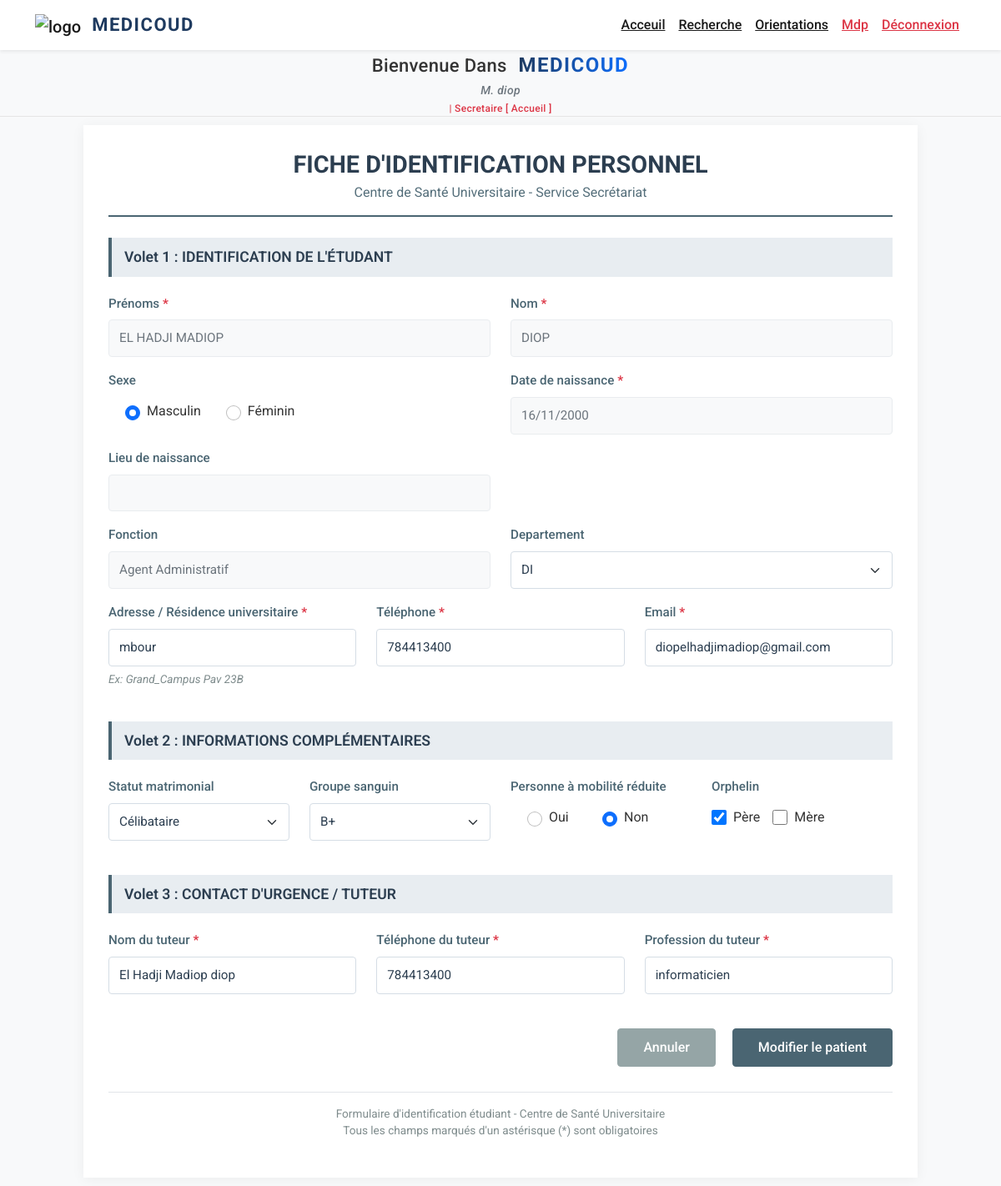
The app's page /profils/secretaire/ajouter_etudiant.php?id=2 (signed in) with its own data.
### tables this page shows
CREATE TABLE IF NOT EXISTS `medical_patients` (
  `id` int NOT NULL AUTO_INCREMENT,
  `type_patient` enum('etudiant','personnel') NOT NULL,
  `numero_identifiant` varchar(50) NOT NULL,
  `nom` varchar(100) NOT NULL,
  `prenom` varchar(150) NOT NULL,
  `date_naissance` date NOT NULL,
  `sexe` varchar(10) DEFAULT NULL,
  `telephone` varchar(20) DEFAULT NULL,
  `email` varchar(150) DEFAULT NULL,
  `adresse` varchar(255) DEFAULT NULL,
  `faculte` varchar(150) DEFAULT NULL,
  `niveau_etude` text,
  `fonction` varchar(150) DEFAULT NULL,
  `service` varchar(150) DEFAULT NULL,
  `statut_matrimonial` varchar(30) DEFAULT NULL,
  `groupe_sanguin` varchar(5) DEFAULT NULL,
  `maladies_chroniques` text,
  `mobilite_reduite` varchar(10) DEFAULT 'Non',
  `orphelin` varchar(50) NOT NULL,
  `contact_urgence_nom` varchar(150) DEFAULT NULL,
  `contact_urgence_telephone` varchar(20) DEFAULT NULL,
  `contact_urgence_profession` varchar(100) DEFAULT NULL,
  `created_at` timestamp NULL DEFAULT CURRENT_TIMESTAMP,
  PRIMARY KEY (`id`),
  UNIQUE KEY `numero_identifiant` (`numero_identifiant`)
);

### traitement/fonction.php (called while the page is built, shortened)
<?php
function allServices($connexion)
{
    $sql = 'SELECT DISTINCT nom, libelle FROM departement ORDER BY nom ASC;';
    $stmt = $connexion->prepare($sql);
    $stmt->execute();
    $result = $stmt->get_result();
    $services = $result->fetch_all(MYSQLI_ASSOC);
    return $services;
}
function getPatientsById($connexion, $id)
{
    $stmt = $connexion->prepare('SELECT * FROM medical_patients WHERE id=?');
    $stmt->bind_param('i', $id);
    $stmt->execute();
    return $stmt->get_result()->fetch_assoc();
}
?>

### profils/secretaire/ajouter_etudiant.php (the view, shortened to what this page needs)
<?php
require_once ('../../traitement/fonction.php');
$donneesApi = null;
$type_patient = null;
$id = $_GET['id'] ?? null;
$patient = null;
if ($id) {
    $patient = getPatientsById($connexion, $id);
    $type_patient = $patient['type_patient'];
}
$services = allServices($connexion);
?>
<!DOCTYPE html>
<html lang="fr">
<?php include_once ('../../head.php'); ?>
<head>
    <link href="https://cdn.jsdelivr.net/npm/bootstrap@5.1.3/dist/css/bootstrap.min.css" rel="stylesheet">
</head>
<body>
    <div class="page-container container">
        <div class="header-section">
            <h1 class="title">
                FICHE D'IDENTIFICATION <?= $type_patient === 'personnel' ? 'PERSONNEL' : 'ÉTUDIANT' ?>
            </h1>
            <p class="subtitle">Centre de Santé Universitaire - Service Secrétariat</p>
        </div>
        <form method="POST" action="" id="identificationForm">
            <div class="section-title">Volet 1 : IDENTIFICATION DE L'ÉTUDANT</div>
            <div class="form-section">
                <div class="row">
                    <div class="col-md-6 mb-3">
                        <label class="form-label required-field">Prénoms</label>
                        <input type="text" class="form-control" name="prenom"
                            value="<?= htmlspecialchars($patient['prenom'] ?? $donneesApi['prenom'] ?? '') ?>" required
                            readonly>
                    </div>
                    <div class="col-md-6 mb-3">
                        <label class="form-label required-field">Nom</label>
                        <input type="text" class="form-control" name="nom"
                            value="<?= htmlspecialchars($patient['nom'] ?? $donneesApi['nom'] ?? '') ?>" required
                            readonly>
                    </div>
                </div>
                <div class="row">
                    <div class="col-md-6 mb-3">
                        <label class="form-label">Sexe</label>
                        <div class="radio-group justify-end">
                            <?php $sexe = $patient['sexe'] ?? $donneesApi['sexe'] ?? ''; ?>
                            <div class="radio-item">
                                <input class="form-check-input" type="radio" name="sexe" id="sexe_m" value="M"
                                    <?= $sexe === 'M' ? 'checked' : '' ?> required>
                                <label class="form-check-label" for="sexe_m">Masculin</label>
                            </div>
                            <div class="radio-item">
                                <input class="form-check-input" type="radio" name="sexe" id="sexe_f" value="F"
                                    <?= $sexe === 'F' ? 'checked' : '' ?>>
                                <label class="form-check-label" for="sexe_f">Féminin</label>
                            </div>
                        </div>
                    </div>
                    <div class="col-md-6 mb-3">
                        <label class="form-label required-field">Date de naissance</label>
                        <?php
                        $date_naissance = $patient['date_naissance']
                            ?? ($type_patient === 'etudiant'
                                ? $donneesApi['date_naissance']
                                : $donneesApi['date_naiss']);
                        ?>
                        <input type="text" class="form-control" name="date_naissance"
                            value="<?= htmlspecialchars(date('d/m/Y', strtotime($date_naissance ?? ''))) ?>" required
                            readonly>
                    </div>
                    <?php if ($type_patient === 'personnel'): ?>
                    <div class="col-md-6 mb-3">
                        <label class="form-label">Lieu de naissance</label>
                        <input type="text" class="form-control"
                            value="<?= htmlspecialchars($donneesApi['lieu_naiss'] ?? '') ?>" readonly>
                    </div>
                    <?php endif; ?>
                </div>
                <div class="row">
                    <?php if ($type_patient === 'etudiant'): ?>
                    <div class="col-md-6 mb-3">
                        <label class="form-label">Faculté</label>
                        <input type="text" class="form-control" name="faculte"
                            value="<?= htmlspecialchars($patient['faculte'] ?? $donneesApi['faculte'] ?? '') ?>"
                            readonly>
                    </div>
                    <div class="col-md-6 mb-3">
                        <label class="form-label">Niveau</label>
                        <input type="text" class="form-control" name="niveau_formation"
                            value="<?= htmlspecialchars($patient['niveau_etude'] ?? $donneesApi['niveau_formation'] ?? '') ?>"
                            readonly>
                    </div>
                    <?php else: ?>
                    <div class="col-md-6 mb-3">
                        <label class="form-label">Fonction</label>
                        <input type="text" class="form-control"
                            value="<?= htmlspecialchars($patient['fonction'] ?? $donneesApi['fonction'] ?? '') ?>"
                            readonly>
                    </div>
                    <div class="col-md-6 mb-3">
                        <label class="form-label">Departement</label>
                        <?php $service_patient = $patient['service'] ?? $donneesApi['service'] ?? ''; ?>
                        <select name="service" class="form-select" required>
                            <?php foreach ($services as $service): ?>
                            <option value="<?= htmlspecialchars($service['libelle']) ?>"
                                <?= $service_patient === $service['libelle'] ? 'selected' : '' ?>>
                                <?= htmlspecialchars($service['nom']) ?>
                            </option>
                            <?php endforeach; ?>
                        </select>
                    </div>
                    <?php endif; ?>
                </div>
                <div class="row">
                    <div class="col-md-4 mb-3">
                        <label class="form-label required-field">Adresse / Résidence universitaire</label>
                        <input type="text" class="form-control" name="adresse_residence"
                            value="<?= htmlspecialchars($patient['adresse'] ?? $donneesApi['adresse'] ?? '') ?>"
                            required>
                        <div class="field-hint">Ex: Grand_Campus Pav 23B</div>
                    </div>
                    <div class="col-md-4 mb-3">
                        <label class="form-label required-field">Téléphone</label>
                        <input type="tel" class="form-control" name="telephone"
                            value="<?= htmlspecialchars($patient['telephone'] ?? $donneesApi['telephone2'] ?? '') ?>"
                            required>
                    </div>
                    <div class="col-md-4 mb-3">
                        <label class="form-label required-field">Email</label>
                        <input type="email" class="form-control" name="email"
                            value="<?= htmlspecialchars($patient['email'] ?? $donneesApi['email_ucad'] ?? '') ?>"
                            required>
                    </div>
                </div>
            </div>
            <div class="section-title">Volet 2 : INFORMATIONS COMPLÉMENTAIRES</div>
            <?php
            $statut = $patient['statut_matrimonial'] ?? '';
            $groupe = $patient['groupe_sanguin'] ?? '';
            $mobilite = $patient['mobilite_reduite'] ?? 'Non';
            $orphelin = $patient['orphelin'] ?? '';
            ?>
            <div class="form-section">
                <div class="row">
                    <div class="col-md-3 mb-3">
                        <label class="form-label">Statut matrimonial</label>
                        <select class="form-select" name="statut_matrimonial">
                            <option value="Célibataire" <?= $statut === 'Célibataire' ? 'selected' : '' ?>>Célibataire
                            </option>
                        </select>
                    </div>
                    <div class="col-md-3 mb-3">
                        <label class="form-label">Groupe sanguin</label>
                        <select class="form-select" name="groupe_sanguin">
                            <option value="B+" <?= $groupe === 'B+' ? 'selected' : '' ?>>B+</option>
                        </select>
                    </div>
                    <div class="col-md-3 mb-3">
                        <label class="form-label">Personne à mobilité réduite</label>
                        <div class="radio-group justify-end">
                            <div class="radio-item">
                                <input class="form-check-input" type="radio" name="mobilite_reduite" id="mobilite_oui"
                                    value="Oui" <?= $mobilite === 'Oui' ? 'checked' : '' ?>>
                                <label class="form-check-label" for="mobilite_oui">Oui</label>
                            </div>
                            <div class="radio-item">
                                <input class="form-check-input" type="radio" name="mobilite_reduite" id="mobilite_non"
                                    value="Non" <?= $mobilite === 'Non' ? 'checked' : '' ?>>
                                <label class="form-check-label" for="mobilite_non">Non</label>
                            </div>
                        </div>
                    </div>
                    <div class="col-md-3 mb-3">
                        <label class="form-label">Orphelin</label>
                        <div class="checkbox-group">
                            <div class="checkbox-item">
                                <input type="checkbox" name="orphelin_pere" id="orphelin_pere" value="1"
                                    <?= strpos($orphelin, 'Père') !== false ? 'checked' : '' ?>>
                                <label for="orphelin_pere">Père</label>
                            </div>
                            <div class="checkbox-item">
                                <input type="checkbox" name="orphelin_mere" id="orphelin_mere" value="1"
                                    <?= strpos($orphelin, 'Mère') !== false ? 'checked' : '' ?>>
                                <label for="orphelin_mere">Mère</label>
                            </div>
                        </div>
                    </div>
                </div>
            </div>
            <div class="section-title">Volet 3 : CONTACT D'URGENCE / TUTEUR</div>
            <?php
            $tuteur_nom = $patient['contact_urgence_nom'] ?? '';
            $tuteur_tel = $patient['contact_urgence_telephone'] ?? '';
            $tuteur_prof = $patient['contact_urgence_profession'] ?? '';
            ?>
            <div class="form-section">
                <div class="row">
                    <div class="col-md-4 mb-3">
                        <label class="form-label required-field">Nom du tuteur</label>
                        <input type="text" class="form-control" name="tuteur_nom" placeholder="Nom complet du tuteur"
                            value="<?= htmlspecialchars($tuteur_nom) ?>" required>
                    </div>
                    <div class="col-md-4 mb-3">
                        <label class="form-label required-field">Téléphone du tuteur</label>
                        <input type="tel" class="form-control" name="tuteur_telephone" placeholder="Numéro de téléphone"
                            value="<?= htmlspecialchars($tuteur_tel) ?>" required>
                    </div>
                    <div class="col-md-4 mb-3">
                        <label class="form-label required-field">Profession du tuteur</label>
                        <input type="text" class="form-control" name="tuteur_profession"
                            placeholder="Profession du tuteur" value="<?= htmlspecialchars($tuteur_prof) ?>" required>
                    </div>
                </div>
            </div>
            <div class="row mt-4">
                <div class="col-12 text-end">
                    <a href="../medecin/recherche.php" class="btn btn-secondary me-3">
                        Annuler
                    </a>
                    <button type="submit" class="btn btn-primary">
                        <?= isset($id) ? 'Modifier le patient' : 'Enregistrer le patient' ?>
                    </button>
                </div>
            </div>
            <div class="footer-note">
                <p>Formulaire d'identification étudiant - Centre de Santé Universitaire<br>
                    Tous les champs marqués d'un astérisque (*) sont obligatoires</p>
            </div>
        </form>
    </div>
</body>
</html>

### records on screen
medical_patients: prenom "EL HADJI MADIOP", nom "DIOP", sexe "☑ Masculin", sexe "☐ Féminin", date_naissance "16/11/2000", fonction "Agent Administratif", service "DI", adresse_residence "mbour", telephone "784413400", email "diopelhadjimadiop@gmail.com", statut_matrimonial "Célibataire", groupe_sanguin "B+", mobilite_reduite "☐ Oui", mobilite_reduite "☑ Non", orphelin "☑", tuteur_nom "El Hadji Madiop diop", tuteur_telephone "784413400", tuteur_profession "informaticien"

### other values on screen
$_SESSION['nom'] "diop"
$_SESSION['user_role'] "Secretaire"
$_SESSION['profile_2'] "Accueil"
